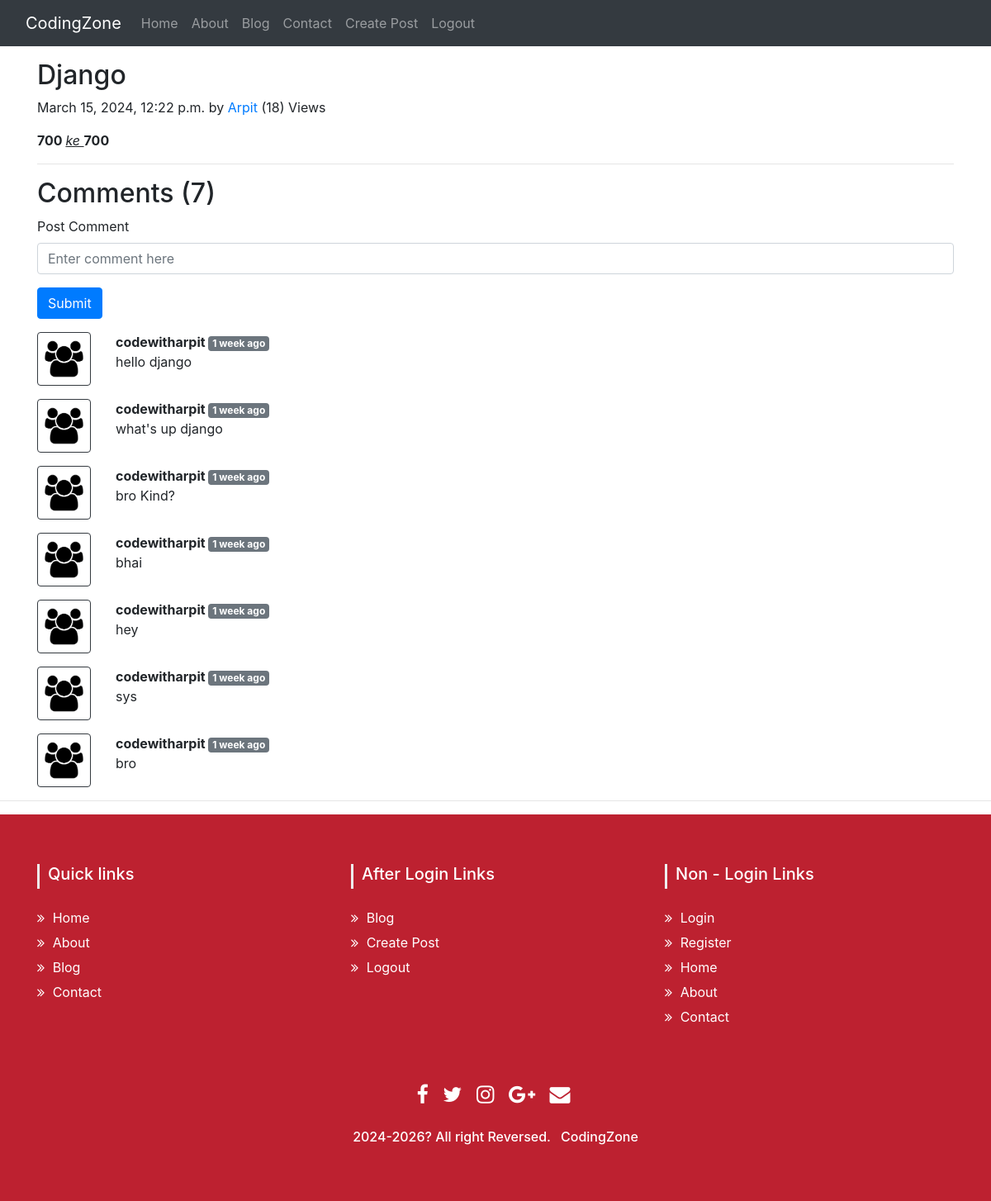
Screenshot of /blog/django (signed in) with the database file from the repository.
### blog/models.py (models this page shows, shortened)
class Post(models.Model):
    sno=models.AutoField(primary_key=True)
    title=models.CharField(max_length=255)
    author=models.CharField(max_length=14)
    slug=models.CharField(max_length=130)
    category = models.CharField(max_length=10, choices=C_CHOICES, default='tech')
    views= models.IntegerField(default=0)
    timeStamp=models.DateTimeField(default=now)
    content=models.TextField()

class BlogComment(models.Model):
    sno= models.AutoField(primary_key=True)
    comment=models.TextField()
    user=models.ForeignKey(User, on_delete=models.CASCADE)
    post=models.ForeignKey(Post, on_delete=models.CASCADE)
    parent=models.ForeignKey('self',on_delete=models.CASCADE, null=True )
    timestamp= models.DateTimeField(default=now)

### blog/views.py (the view)
# urls.py: path('<str:slug>', views.blogpost, name='blogpost'),
def blogpost(request, slug):
    post=Post.objects.filter(slug=slug).first()
    comments= BlogComment.objects.filter(post=post, parent=None)
    replies= BlogComment.objects.filter(post=post).exclude(parent=None)
    replyDict={}
    for reply in replies:
        if reply.parent.sno not in replyDict.keys():
            replyDict[reply.parent.sno]=[reply]
        else:
            replyDict[reply.parent.sno].append(reply)
    context={'post':post, 'comments': comments, 'user': request.user, 'replyDict': replyDict}
    post.views += 1
    post.save()
    return render(request, 'blog/blogpost.html', context)

### templates/blog/blogpost.html (shortened to what this page needs)
{% extends 'base.html' %}
{% block body %}
{% load humanize %}
{% load static %}
{% load extras %}
<div class="container my-3">
    <h2 class="blog-post-title">{{post.title}}</h2>
    <p class="blog-post-meta">{{post.timeStamp}} by <a href="/about">{{post.author}}</a> <span>({{post.views}}) Views</span></p>
    <p>{{post.content | safe}}</p>
    <hr>
</div>
<div class="container my-2">
    <h2> Comments ({{comments.count}}) </h2>
    <div class="my-2">
        {% if user.is_authenticated %}
        <form action="/blog/postComment" method="post">
            <div class="form-group">
                <label for="exampleInputEmail1">Post Comment </label>
                <input type="text" class="form-control" name="comment" placeholder="Enter comment here">
            </div>
            <button type="submit" class="btn btn-primary">Submit</button>
        </form>
        {% else %}
        Please login to post a comment
        {% endif %}
    </div>
    {% for comment in comments %}
    <div class="row my-3">
        <div class="col-md-1">
            <img class="rounded mx-auto d-block w-100 border border-dark p-2" src="{% static "img/comment.png" %}" alt="user">
        </div>
        <div class="col-md-11 ">
            <b> {{comment.user.username}} </b> <span class="badge badge-secondary ">{{comment.timestamp| naturaltime}}</span>
            <div>{{comment.comment}}</div>
            </div>
        </div>
    {% endfor %}
</div>
{% endblock %}

### rows the page displays
Post: title "Django", timeStamp "March 15, 2024, 12:22 p.m.", author "Arpit", views "18", content "700 ke 700"
BlogComment: user.username "codewitharpit", timestamp "1 week ago", comment "hello django"
BlogComment: user.username "codewitharpit", timestamp "1 week ago", comment "what's up django"
BlogComment: user.username "codewitharpit", timestamp "1 week ago", comment "bro Kind?"
BlogComment: user.username "codewitharpit", timestamp "1 week ago", comment "bhai"
BlogComment: user.username "codewitharpit", timestamp "1 week ago", comment "hey"
BlogComment: user.username "codewitharpit", timestamp "1 week ago", comment "sys"
BlogComment: user.username "codewitharpit", timestamp "1 week ago", comment "bro"

### other values shown
{{ comments.count }} "7"
